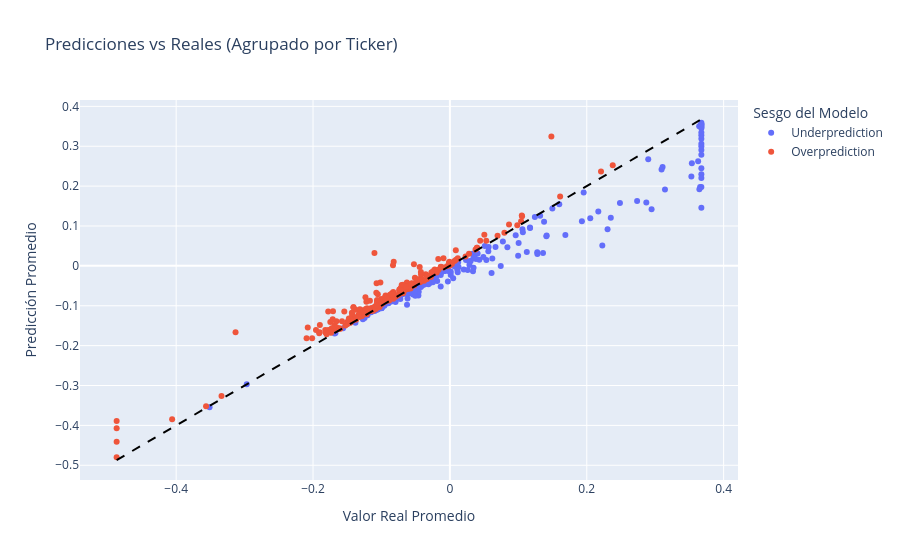

Notebook source saved alongside this figure:
### Markdown cell above
Se generan 2 clusters segun las predicciones:
* Overprediction: si los residuos son mayores o iguales a cero.
*  Underprediction: si los residuos son menores a cero.

### Code cell
# Recuperar el ticker usando el indice de y_test
tickers_test = df.loc[y_test.index, 'Ticker']

# Consolidar resultados individuales en un DataFrame
resultados_df = pd.DataFrame({
    'Ticker': tickers_test,
    'Real': y_test,
    'Predicho': y_pred
})

# Calcular el residuo para cada predicción
resultados_df['Residuo'] = resultados_df['Predicho'] - resultados_df['Real']

# Agrupar por ticker
resultados_agrupados = resultados_df.groupby('Ticker')[['Real', 'Predicho', 'Residuo']].mean()

# Generar el Cluster sobre el promedio de los residuos
resultados_agrupados['Cluster'] = ['Overprediction' if r >= 0 else 'Underprediction' 
                                   for r in resultados_agrupados['Residuo']]

# Visualizar
fig = px.scatter(
    resultados_agrupados, 
    x='Real', 
    y='Predicho', 
    color='Cluster',
    hover_name=resultados_agrupados.index, 
    labels={'Real':'Valor Real Promedio', 'Predicho':'Predicción Promedio', 'Cluster':'Sesgo del Modelo'},
    title='Predicciones vs Reales (Agrupado por Ticker)'
)

# Línea de identidad perfecta
min_val = resultados_agrupados['Real'].min()
max_val = resultados_agrupados['Real'].max()
fig.add_shape(type='line', x0=min_val, y0=min_val, x1=max_val, y1=max_val,
              line=dict(color='black', dash='dash', width=2))
fig.show()

# Estadísticas por cluster a nivel Ticker
over_mask = resultados_agrupados['Cluster'] == 'Overprediction'
under_mask = resultados_agrupados['Cluster'] == 'Underprediction'

print("\nEstadísticas por cluster (a nivel de Ticker):")
print(f"Overprediction: {over_mask.sum()} tickers, residuo medio global: {resultados_agrupados.loc[over_mask, 'Residuo'].mean():.4f}")
print(f"Underprediction: {under_mask.sum()} tickers, residuo medio global: {resultados_agrupados.loc[under_mask, 'Residuo'].mean():.4f}")

### Figure 1 — Plotly figure (JSON) as saved in the notebook; plotly's stock layout.template omitted (floating-point values rounded to 4 significant figures; data arrays with more than 128 entries replaced by an {"elided": "..."} marker saying what was removed)
{"data": [{"hovertemplate": "<b>%{hovertext}</b><br><br>Sesgo del Modelo=Underprediction<br>Valor Real Promedio=%{x}<br>Predicción Promedio=%{y}<extra></extra>", "hovertext": {"elided": "198 str values"}, "legendgroup": "Underprediction", "marker": {"color": "#636efa", "symbol": "circle"}, "mode": "markers", "name": "Underprediction", "orientation": "v", "showlegend": true, "type": "scatter", "x": {"elided": "198 float values"}, "xaxis": "x", "y": {"elided": "198 float values"}, "yaxis": "y"}, {"hovertemplate": "<b>%{hovertext}</b><br><br>Sesgo del Modelo=Overprediction<br>Valor Real Promedio=%{x}<br>Predicción Promedio=%{y}<extra></extra>", "hovertext": {"elided": "256 str values"}, "legendgroup": "Overprediction", "marker": {"color": "#EF553B", "symbol": "circle"}, "mode": "markers", "name": "Overprediction", "orientation": "v", "showlegend": true, "type": "scatter", "x": {"elided": "256 float values"}, "xaxis": "x", "y": {"elided": "256 float values"}, "yaxis": "y"}], "layout": {"legend": {"title": {"text": "Sesgo del Modelo"}, "tracegroupgap": 0}, "shapes": [{"line": {"color": "black", "dash": "dash", "width": 2}, "type": "line", "x0": -0.487, "x1": 0.3674, "y0": -0.487, "y1": 0.3674}], "title": {"text": "Predicciones vs Reales (Agrupado por Ticker)"}, "xaxis": {"anchor": "y", "domain": [0, 1], "title": {"text": "Valor Real Promedio"}}, "yaxis": {"anchor": "x", "domain": [0, 1], "title": {"text": "Predicción Promedio"}}}}
